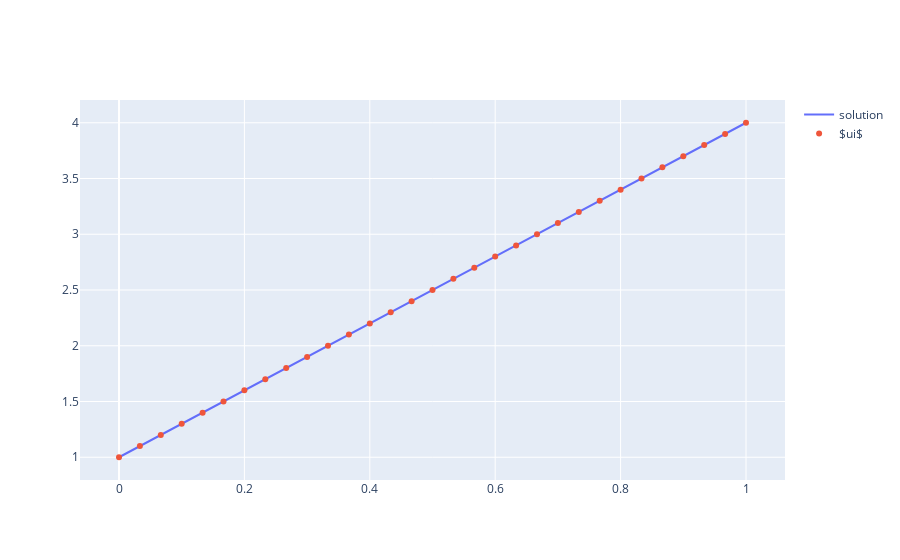

Source (notebook cell):
### Markdown cell above
We now plot the solution. We expect a line, independently of `order`!

### Code cell
x, u = interpolate(ui)

fig = go.Figure(data=[
    go.Scatter(x=x, y=u, mode='lines', name="solution"),
    go.Scatter(x=nodes, y=ui, mode='markers', name="$ui$"),
])
plotly.iplot(fig)

### Figure 1 — Plotly figure (JSON) as saved in the notebook; plotly's stock layout.template omitted (floating-point values rounded to 4 significant figures; data arrays with more than 128 entries replaced by an {"elided": "..."} marker saying what was removed)
{"data": [{"mode": "lines", "name": "solution", "type": "scatter", "x": {"elided": "500 float values"}, "y": {"elided": "500 float values"}}, {"mode": "markers", "name": "$ui$", "type": "scatter", "x": [0, 0.1, 0.2, 0.3, 0.4, 0.5, 0.6, 0.7, 0.8, 0.9, 1, 0.03333, 0.06667, 0.1333, 0.1667, 0.2333, 0.2667, 0.3333, 0.3667, 0.4333, 0.4667, 0.5333, 0.5667, 0.6333, 0.6667, 0.7333, 0.7667, 0.8333, 0.8667, 0.9333, 0.9667], "y": [1, 1.3, 1.6, 1.9, 2.2, 2.5, 2.8, 3.1, 3.4, 3.7, 4, 1.1, 1.2, 1.4, 1.5, 1.7, 1.8, 2.0, 2.1, 2.3, 2.4, 2.6, 2.7, 2.9, 3.0, 3.2, 3.3, 3.5, 3.6, 3.8, 3.9]}], "layout": {}}
